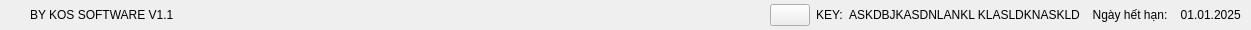
       <widget class="QFrame" name="frmFooter">
        <property name="maximumSize">
         <size>
          <width>16777215</width>
          <height>30</height>
         </size>
        </property>
        <layout class="QHBoxLayout" name="horizontalLayout_3">
         <property name="leftMargin">
          <number>30</number>
         </property>
         <property name="topMargin">
          <number>0</number>
         </property>
         <property name="rightMargin">
          <number>10</number>
         </property>
         <property name="bottomMargin">
          <number>0</number>
         </property>
         <item>
          <widget class="QLabel" name="lbVersion">
           <property name="text">
            <string>BY KOS SOFTWARE V1.1</string>
           </property>
          </widget>
         </item>
         <item>
          <spacer name="horizontalSpacer">
           <property name="orientation">
            <enum>Qt::Horizontal</enum>
           </property>
           <property name="sizeHint" stdset="0">
            <size>
             <width>590</width>
             <height>20</height>
            </size>
           </property>
          </spacer>
         </item>
         <item>
          <widget class="QPushButton" name="btnCopyKey">
           <property name="text">
            <string/>
           </property>
           <property name="icon">
            <iconset resource="src.qrc">
             <normaloff>:/images/icons/sidebar/icons8-copy-50.png</normaloff>:/images/icons/sidebar/icons8-copy-50.png</iconset>
           </property>
          </widget>
         </item>
         <item>
          <widget class="QLabel" name="lbKeyText">
           <property name="text">
            <string>KEY:</string>
           </property>
          </widget>
         </item>
         <item>
          <widget class="QLabel" name="lbKey">
           <property name="text">
            <string>ASKDBJKASDNLANKL KLASLDKNASKLD</string>
           </property>
          </widget>
         </item>
         <item>
          <widget class="QLabel" name="lbTextExpiration">
           <property name="text">
            <string>  Ngày hết hạn:</string>
           </property>
          </widget>
         </item>
         <item>
          <widget class="QLabel" name="lbExpirationDate">
           <property name="text">
            <string>  01.01.2025</string>
           </property>
          </widget>
         </item>
        </layout>
       </widget>
